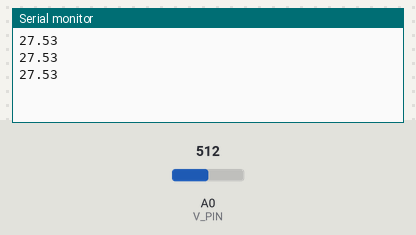
Simulated run of this sketch. Board: Arduino Uno, built with avr-gcc and run on an emulated ATmega328P. Parts: the last lines printed to the serial monitor. Inputs (shaded band) come from the test bench; at power-on: A0 (V_PIN) = 512.

Above: at 1.3 s.
1.4 s: A0 (V_PIN) set to 716
At 1.8 s:
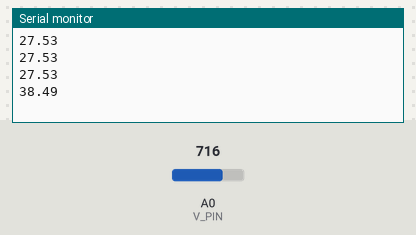
2.9 s: A0 (V_PIN) set to 900
At 3.4 s:
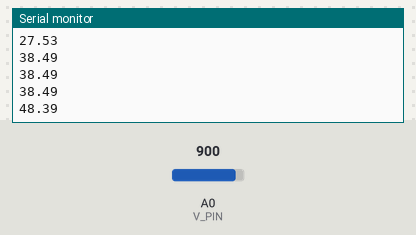
Timing chart, 0 to 5.9 s (numbered marks = the images above; inputs shaded):
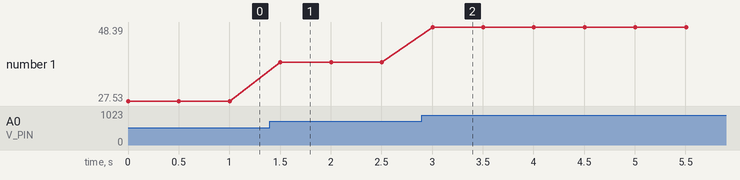

The sketch:

vdivider_test.ino
```cpp
//voltage measurement via voltage divider.


float R1 = 1000000.0;
float R2 = 100000.0;
const int V_PIN = A0;

float VREF = 5.0;
float readVoltage;
float measuredVoltage;

void setup() {

  Serial.begin(9600);
}

void loop() {

  readVoltage = (analogRead(V_PIN)*VREF)/1023;

  //Serial.println(readVoltage);
  measuredVoltage = (readVoltage)*(R1 + R2)/R2;
  Serial.println(measuredVoltage);
  //observed difference between multimeter and reality - errors probably ADC error at low analog voltages

  delay(500);

}
```

Measured:
- after the input at 1.4 s, the serial monitor: prints a new line after 0.10 s (image 1)
- after the input at 2.9 s, the serial monitor: prints a new line after 0.10 s (image 2)
- plotted number 1: 27.53 → 38.49 after the input at 1.4 s, 38.49 → 48.39 after the input at 2.9 s
